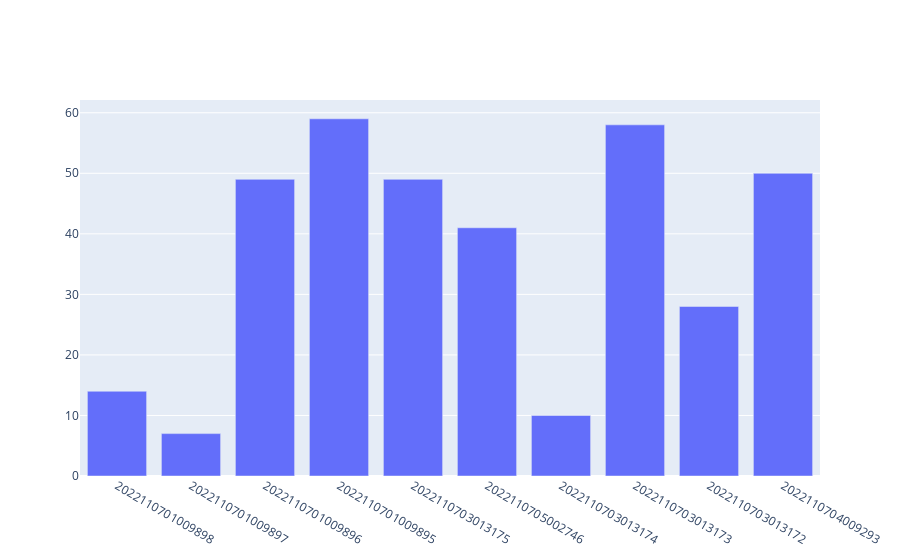

The notebook cell saved with this chart:
### Code cell
contract = list(df['Contract No'][0:10])
buyer=list(df['Buyer Broker'][0:10])

import plotly.graph_objects as go

fig =go.Figure([go.Bar(x=contract, y=buyer)])
fig.show()

### Figure 1 — Plotly figure (JSON) as saved in the notebook; plotly's stock layout.template omitted (floating-point values rounded to 4 significant figures)
{"data": [{"type": "bar", "x": ["2022110701009898", "2022110701009897", "2022110701009896", "2022110701009895", "2022110703013175", "2022110705002746", "2022110703013174", "2022110703013173", "2022110703013172", "2022110704009293"], "y": [14, 7, 49, 59, 49, 41, 10, 58, 28, 50]}], "layout": {}}
